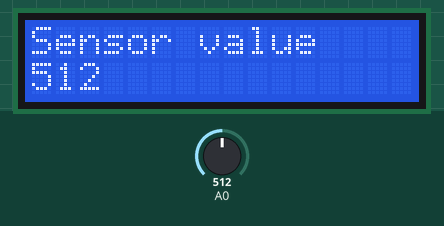
Simulated run of this sketch. Board: Arduino Uno, built with avr-gcc and run on an emulated ATmega328P. On the bench: 16×2 character LCD. The test bench sets the inputs (shaded band); at power-on: A0 = 512. What the sketch prints to the serial monitor is not drawn.

Above: at 1.2 s.
1.3 s: A0 set to 716
At 3.0 s:
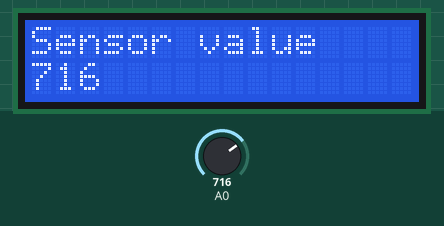
3.7 s: A0 set to 900
At 5.5 s:
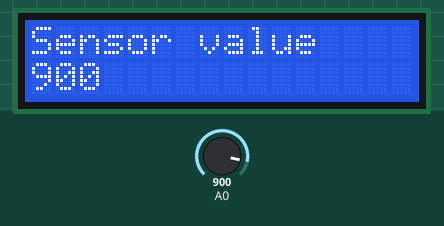
5.8 s: A0 set to 1023
At 7.2 s:
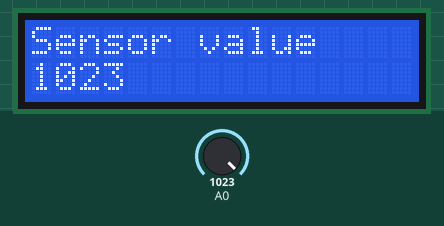
Timing chart, 0 to 8.8 s (numbered marks = the images above; inputs shaded):
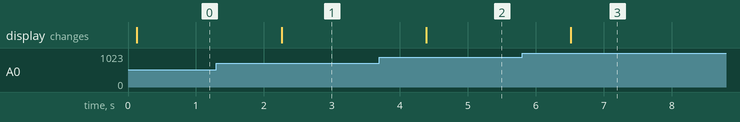

The sketch:

LCD_Testing.ino
```cpp
#include <LiquidCrystal.h>

int counter = 1;
// NOTE!!! Don't use the pins 0 - 1 when interfacing with the lcd because it interrupts with the serial monitor
LiquidCrystal lcd(2,3,8,9,10,11);

void setup() {
  // put your setup code here, to run once:
  Serial.begin(9600);
  Serial.println("Start of serial monitor");
  Serial.println("------ START OF LOOP ------");
  /*
  lcd.begin(16, 2);
  lcd.setCursor(0,0);
  lcd.print("Actual");
  lcd.setCursor(0,1);
  lcd.print("Moisture");
  */
  lcd.begin(16,2);
  lcd.setCursor(0,0);
  lcd.print("Hello");
  lcd.setCursor(0,1);
  lcd.print("World");
}

void loop() {
  // put your main code here, to run repeatedly:
  /*
  Serial.println("Loop number: " + String(counter));
  counter++;
  delay(1000);
  */
  int sensorValue = analogRead(A0);
  Serial.println(sensorValue);
  lcd.begin(16,2);
  lcd.setCursor(0,0);
  lcd.print("Sensor value");
  lcd.setCursor(0,1);
  lcd.print(sensorValue);
  delay(1000);
  /*
  float soilMoisture = analogRead(A0);
  lcd.setCursor(9,0);
  lcd.print(soilMoisture);
  soilMoisture = constrain(soilMoisture, 0, 200);
  soilMoisture = map(soilMoisture, 200, 0, 100, 0);
  lcd.setCursor(8, 1);
  lcd.print((String)soilMoisture+" %");
  Serial.println((String)soilMoisture + " %");
  delay(1000);
  */
}
```

Measured:
- after the input at 1.3 s, the display: changes after 0.96 s (image 1)
- after the input at 3.7 s, the display: changes after 0.69 s (image 2)
- after the input at 5.8 s, the display: changes after 0.72 s (image 3)
